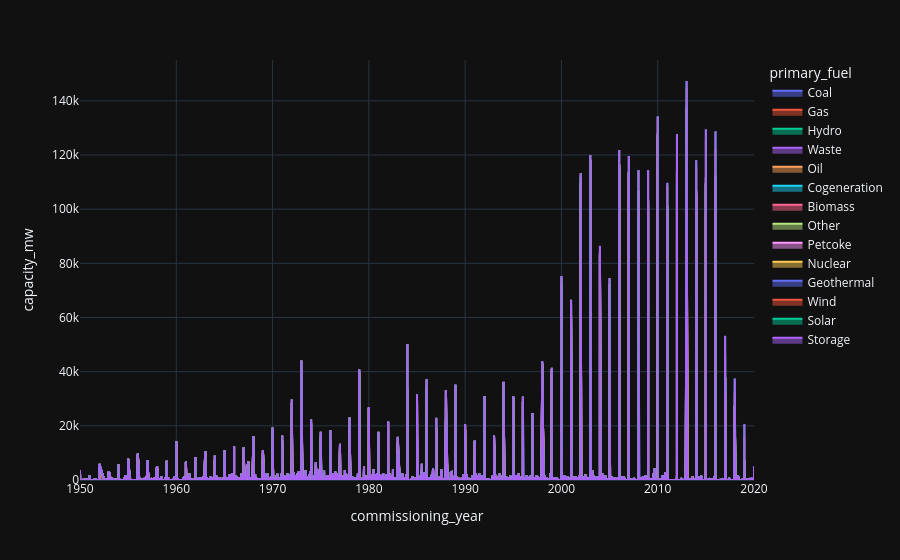

The notebook cell saved with this chart:
### Markdown cell above
## 6. Zaman
❓ Yıllara göre devreye giren kapasite hangi yakıt tiplerinde artmış/azalmış? Yenilenebilire geçiş ne zaman hızlanmış?

❓ `commissioning_year` %50 eksik — bu bulguyu ne kadar zayıflatıyor?

### Code cell
yearly = df.dropna(subset=["commissioning_year"]).groupby(["commissioning_year", "primary_fuel"])["capacity_mw"].sum().reset_index()
px.area(yearly[yearly.commissioning_year >= 1950], x="commissioning_year", y="capacity_mw", color="primary_fuel")

### Figure 1 — Plotly figure (JSON) as saved in the notebook; plotly's stock layout.template omitted (floating-point values rounded to 4 significant figures; data arrays with more than 128 entries replaced by an {"elided": "..."} marker saying what was removed)
{"data": [{"fillpattern": {"shape": ""}, "hovertemplate": "primary_fuel=Coal<br>commissioning_year=%{x}<br>capacity_mw=%{y}<extra></extra>", "legendgroup": "Coal", "line": {"color": "#636efa"}, "marker": {"symbol": "circle"}, "mode": "lines", "name": "Coal", "orientation": "v", "showlegend": true, "stackgroup": "1", "x": {"elided": "256 float values"}, "xaxis": "x", "y": {"elided": "256 float values"}, "yaxis": "y", "type": "scatter"}, {"fillpattern": {"shape": ""}, "hovertemplate": "primary_fuel=Gas<br>commissioning_year=%{x}<br>capacity_mw=%{y}<extra></extra>", "legendgroup": "Gas", "line": {"color": "#EF553B"}, "marker": {"symbol": "circle"}, "mode": "lines", "name": "Gas", "orientation": "v", "showlegend": true, "stackgroup": "1", "x": {"elided": "799 float values"}, "xaxis": "x", "y": {"elided": "799 float values"}, "yaxis": "y", "type": "scatter"}, {"fillpattern": {"shape": ""}, "hovertemplate": "primary_fuel=Hydro<br>commissioning_year=%{x}<br>capacity_mw=%{y}<extra></extra>", "legendgroup": "Hydro", "line": {"color": "#00cc96"}, "marker": {"symbol": "circle"}, "mode": "lines", "name": "Hydro", "orientation": "v", "showlegend": true, "stackgroup": "1", "x": {"elided": "302 float values"}, "xaxis": "x", "y": {"elided": "302 float values"}, "yaxis": "y", "type": "scatter"}, {"fillpattern": {"shape": ""}, "hovertemplate": "primary_fuel=Waste<br>commissioning_year=%{x}<br>capacity_mw=%{y}<extra></extra>", "legendgroup": "Waste", "line": {"color": "#ab63fa"}, "marker": {"symbol": "circle"}, "mode": "lines", "name": "Waste", "orientation": "v", "showlegend": true, "stackgroup": "1", "x": {"elided": "223 float values"}, "xaxis": "x", "y": {"elided": "223 float values"}, "yaxis": "y", "type": "scatter"}, {"fillpattern": {"shape": ""}, "hovertemplate": "primary_fuel=Oil<br>commissioning_year=%{x}<br>capacity_mw=%{y}<extra></extra>", "legendgroup": "Oil", "line": {"color": "#FFA15A"}, "marker": {"symbol": "circle"}, "mode": "lines", "name": "Oil", "orientation": "v", "showlegend": true, "stackgroup": "1", "x": {"elided": "523 float values"}, "xaxis": "x", "y": {"elided": "523 float values"}, "yaxis": "y", "type": "scatter"}, {"fillpattern": {"shape": ""}, "hovertemplate": "primary_fuel=Cogeneration<br>commissioning_year=%{x}<br>capacity_mw=%{y}<extra></extra>", "legendgroup": "Cogeneration", "line": {"color": "#19d3f3"}, "marker": {"symbol": "circle"}, "mode": "lines", "name": "Cogeneration", "orientation": "v", "showlegend": true, "stackgroup": "1", "x": [1951.0, 1951.0, 1968.0, 1976.0, 1976.0, 1978.0, 1983.0, 1985.0, 1985.0, 1986.0, 1987.0, 1989.0, 1990.0, 1992.0, 1993.0, 1993.0, 1994.0, 1996.0, 1996.0, 1998.0, 1998.0, 2005.0, 2006.0, 2008.0, 2009.0, 2009.0, 2009.0, 2010.0, 2011.0, 2013.0, 2015.0, 2016.0, 2019.0], "xaxis": "x", "y": [46.0, 1.6, 11.2, 7.5, 5.0, 4.0, 34.0, 54.0, 6.1, 15.9, 49.3, 81.9, 45.5, 135.5, 4.0, 72.4, 38.8, 26.0, 31.9, 38.2, 94.6, 2.0, 30.0, 14.0, 5.3, 4.5, 30.0, 12.5, 20.8, 36.4, 15.4, 9.5, 58.2], "yaxis": "y", "type": "scatter"}, {"fillpattern": {"shape": ""}, "hovertemplate": "primary_fuel=Biomass<br>commissioning_year=%{x}<br>capacity_mw=%{y}<extra></extra>", "legendgroup": "Biomass", "line": {"color": "#FF6692"}, "marker": {"symbol": "circle"}, "mode": "lines", "name": "Biomass", "orientation": "v", "showlegend": true, "stackgroup": "1", "x": [1954.0, 1955.0, 1959.0, 1959.0, 1959.0, 1962.0, 1962.0, 1963.0, 1964.0, 1966.0, 1966.0, 1966.0, 1966.0, 1966.0, 1967.0, 1968.0, 1968.0, 1968.0, 1969.0, 1970.0, 1970.0, 1971.0, 1973.0, 1973.0, 1973.0, 1974.0, 1974.0, 1975.0, 1975.0, 1975.0, 1975.0, 1976.0, 1976.0, 1976.0, 1977.0, 1978.0, 1978.0, 1979.0, 1980.0, 1981.0, 1981.0, 1982.0, 1983.0, 1984.0, 1984.0, 1984.0, 1984.0, 1984.0, 1985.0, 1985.0, 1985.0, 1986.0, 1986.0, 1986.0, 1987.0, 1987.0, 1988.0, 1988.0, 1989.0, 1989.0, 1990.0, 1990.0, 1990.0, 1991.0, 1991.0, 1992.0, 1993.0, 1994.0, 1995.0, 1995.0, 1995.0, 1995.0, 1996.0, 1996.0, 1997.0, 1997.0, 1998.0, 1999.0, 2000.0, 2001.0, 2002.0, 2002.0, 2003.0, 2004.0, 2005.0, 2005.0, 2005.0, 2006.0, 2006.0, 2006.0, 2007.0, 2007.0, 2007.0, 2008.0, 2008.0, 2008.0, 2009.0, 2009.0, 2010.0, 2010.0, 2010.0, 2010.0, 2011.0, 2011.0, 2012.0, 2012.0, 2012.0, 2013.0, 2013.0, 2014.0, 2014.0, 2014.0, 2014.0, 2015.0, 2015.0, 2015.0, 2016.0, 2016.0, 2017.0, 2018.0, 2019.0, 2020.0], "xaxis": "x", "y": [46.4, 63.2, 75.0, 85.0, 68.3, 25.0, 45.0, 23.4, 101.2, 44.6, 72.2, 40.8, 92.8, 65.0, 98.5, 116.0, 80.0, 66.4, 99.38, 57.7, 36.5, 319.0, 69.5, 3.6, 51.5, 56.68, 89.8, 78.8, 65.0, 70.4, 122.4, 101.0, 182.0, 79.8, 130.8, 48.0, 69.4, 14.0, 76.6, 72.3, 191.3, 92.3, 47.2, 113.8, 120.5, 50.4, 117.1, 96.9, 156.5, 6.6, 7.0, 7.9, 585.0, 128.6, 182.9, 2.5, 109.6, 66.6, 10.68, 6.1, 163.8, 154.0, 3.0, 151.0, 84.2, 259.1, 77.5, 598.4, 38.4, 201.7, 172.0, 72.3, 183.3, 85.1, 69.9, 140.6, 56.0, 142.7, 112.9, 597.3, 2.1, 652.8, 344.2, 392.1, 87.5, 336.7, 103.4, 2.0, 47.4, 740.8, 5.1, 264.5, 37.3, 3.2, 518.6, 3.2, 78.8, 1454.0, 3.0, 2.2, 1810.0, 1.1, 904.3, 1.6, 842.1, 1.0, 6.0, 2.1, 1519.0, 2.0, 1047.0, 42.9, 1.7, 14.1, 289.1, 2.8, 1.4, 440.5, 69.2, 3.0, 2.0, 2.8], "yaxis": "y", "type": "scatter"}, {"fillpattern": {"shape": ""}, "hovertemplate": "primary_fuel=Other<br>commissioning_year=%{x}<br>capacity_mw=%{y}<extra></extra>", "legendgroup": "Other", "line": {"color": "#B6E880"}, "marker": {"symbol": "circle"}, "mode": "lines", "name": "Other", "orientation": "v", "showlegend": true, "stackgroup": "1", "x": [1954.0, 1958.0, 1959.0, 1964.0, 1966.0, 1980.0, 1986.0, 1987.0, 1990.0, 1991.0, 1996.0, 1997.0, 2000.0, 2001.0, 2002.0, 2004.0, 2007.0, 2010.0, 2011.0, 2013.0, 2017.0, 2018.0], "xaxis": "x", "y": [19.7, 8.0, 162.0, 56.0, 20.8, 21.0, 22.1, 22.0, 5.7, 31.3, 45.0, 479.2, 14.0, 845.3, 39.1, 4.5, 147.3, 472.5, 23.5, 101.0, 10.0, 50.4], "yaxis": "y", "type": "scatter"}, {"fillpattern": {"shape": ""}, "hovertemplate": "primary_fuel=Petcoke<br>commissioning_year=%{x}<br>capacity_mw=%{y}<extra></extra>", "legendgroup": "Petcoke", "line": {"color": "#FF97FF"}, "marker": {"symbol": "circle"}, "mode": "lines", "name": "Petcoke", "orientation": "v", "showlegend": true, "stackgroup": "1", "x": [1956.0, 1975.0, 1979.0, 1983.0, 1984.0, 1985.0, 1986.0, 1988.0, 1992.0, 1995.0], "xaxis": "x", "y": [166.5, 47.2, 4.7, 76.8, 27.3, 117.4, 6.0, 140.4, 1707.0, 68.0], "yaxis": "y", "type": "scatter"}, {"fillpattern": {"shape": ""}, "hovertemplate": "primary_fuel=Nuclear<br>commissioning_year=%{x}<br>capacity_mw=%{y}<extra></extra>", "legendgroup": "Nuclear", "line": {"color": "#FECB52"}, "marker": {"symbol": "circle"}, "mode": "lines", "name": "Nuclear", "orientation": "v", "showlegend": true, "stackgroup": "1", "x": [1964.0, 1970.0, 1970.0, 1971.0, 1971.0, 1972.0, 1973.0, 1974.0, 1974.0, 1974.0, 1974.0, 1975.0, 1975.0, 1976.0, 1976.0, 1976.0, 1977.0, 1978.0, 1978.0, 1979.0, 1979.0, 1980.0, 1980.0, 1980.0, 1981.0, 1982.0, 1982.0, 1982.0, 1982.0, 1983.0, 1984.0, 1985.0, 1986.0, 1986.0, 1986.0, 1986.0, 1987.0, 1987.0, 1987.0, 1987.0, 1987.0, 1988.0, 1988.0, 1988.0, 1989.0, 1990.0, 1992.0, 1993.0, 1996.0, 2000.0, 2001.0, 2002.0, 2004.0, 2006.0, 2011.0, 2012.0, 2014.0, 2015.0], "xaxis": "x", "y": [1480.0, 614.0, 2019.0, 1591.0, 1311.0, 1302.0, 5498.0, 1171.0, 1186.0, 2667.0, 2876.0, 1642.0, 3494.0, 3898.0, 1850.0, 2285.0, 925.2, 1848.0, 1845.0, 2382.0, 1035.0, 3936.0, 1960.0, 375.0, 1901.0, 2441.0, 1847.0, 2163.0, 2441.0, 1990.0, 16090.0, 14370.0, 2410.0, 2323.0, 2516.0, 2450.0, 4210.0, 1281.0, 1291.0, 3308.0, 1138.0, 2861.0, 11050.0, 2709.0, 1400.0, 1682.0, 2430.0, 440.0, 1400.0, 2430.0, 4000.0, 2133.0, 880.0, 2540.0, 1000.0, 2000.0, 745.0, 2000.0], "yaxis": "y", "type": "scatter"}, {"fillpattern": {"shape": ""}, "hovertemplate": "primary_fuel=Geothermal<br>commissioning_year=%{x}<br>capacity_mw=%{y}<extra></extra>", "legendgroup": "Geothermal", "line": {"color": "#636efa"}, "marker": {"symbol": "circle"}, "mode": "lines", "name": "Geothermal", "orientation": "v", "showlegend": true, "stackgroup": "1", "x": [1966.0, 1967.0, 1969.0, 1973.0, 1975.0, 1977.0, 1979.0, 1981.0, 1982.0, 1983.0, 1984.0, 1984.0, 1985.0, 1986.0, 1987.0, 1988.0, 1988.0, 1989.0, 1990.0, 1990.0, 1990.0, 1990.0, 1991.0, 1992.0, 1992.0, 1993.0, 1993.0, 1994.0, 1994.0, 1995.0, 1995.0, 1996.0, 1997.0, 1998.0, 1998.0, 1999.0, 1999.0, 2000.0, 2002.0, 2002.0, 2003.0, 2005.0, 2006.0, 2007.0, 2008.0, 2009.0, 2010.0, 2010.0, 2011.0, 2012.0, 2012.0, 2013.0, 2013.0, 2013.0, 2014.0, 2015.0, 2015.0, 2017.0, 2018.0, 2018.0, 2018.0, 2019.0], "xaxis": "x", "y": [23.5, 12.5, 3.0, 9.5, 15.0, 261.1, 1163.0, 364.0, 165.0, 110.0, 200.0, 176.4, 65.0, 167.6, 18.0, 92.2, 94.0, 236.0, 90.0, 61.0, 70.9, 20.6, 50.0, 44.8, 36.4, 21.8, 1.0, 29.6, 60.3, 199.0, 81.5, 164.5, 53.0, 239.0, 51.0, 80.0, 50.9, 230.8, 26.4, 224.0, 20.0, 116.0, 252.0, 38.7, 148.0, 234.5, 69.2, 183.0, 23.5, 122.8, 33.0, 135.3, 21.5, 100.0, 255.5, 58.6, 352.7, 39.0, 19.2, 6.4, 44.3, 100.0], "yaxis": "y", "type": "scatter"}, {"fillpattern": {"shape": ""}, "hovertemplate": "primary_fuel=Wind<br>commissioning_year=%{x}<br>capacity_mw=%{y}<extra></extra>", "legendgroup": "Wind", "line": {"color": "#EF553B"}, "marker": {"symbol": "circle"}, "mode": "lines", "name": "Wind", "orientation": "v", "showlegend": true, "stackgroup": "1", "x": {"elided": "137 float values"}, "xaxis": "x", "y": {"elided": "137 float values"}, "yaxis": "y", "type": "scatter"}, {"fillpattern": {"shape": ""}, "hovertemplate": "primary_fuel=Solar<br>commissioning_year=%{x}<br>capacity_mw=%{y}<extra></extra>", "legendgroup": "Solar", "line": {"color": "#00cc96"}, "marker": {"symbol": "circle"}, "mode": "lines", "name": "Solar", "orientation": "v", "showlegend": true, "stackgroup": "1", "x": [1987.0, 1989.0, 1990.0, 2002.0, 2005.0, 2006.0, 2007.0, 2007.0, 2007.0, 2008.0, 2008.0, 2009.0, 2009.0, 2009.0, 2009.0, 2009.0, 2010.0, 2010.0, 2010.0, 2010.0, 2010.0, 2010.0, 2010.0, 2010.0, 2011.0, 2011.0, 2011.0, 2011.0, 2011.0, 2011.0, 2011.0, 2012.0, 2012.0, 2012.0, 2012.0, 2012.0, 2012.0, 2012.0, 2012.0, 2012.0, 2012.0, 2012.0, 2012.0, 2012.0, 2013.0, 2013.0, 2013.0, 2013.0, 2013.0, 2013.0, 2013.0, 2013.0, 2013.0, 2014.0, 2014.0, 2014.0, 2014.0, 2014.0, 2014.0, 2014.0, 2014.0, 2014.0, 2014.0, 2014.0, 2014.0, 2014.0, 2015.0, 2015.0, 2015.0, 2015.0, 2015.0, 2015.0, 2016.0, 2016.0, 2016.0, 2016.0, 2016.0, 2016.0, 2016.0, 2016.0, 2016.0, 2017.0, 2017.0, 2017.0, 2017.0, 2017.0, 2017.0, 2017.0, 2017.0, 2017.0, 2017.0, 2018.0, 2018.0, 2018.0, 2018.0, 2018.0, 2018.0, 2018.0, 2019.0, 2019.0, 2019.0, 2019.0, 2020.0, 2020.0, 2020.0], "xaxis": "x", "y": [102.6, 70.0, 184.0, 3.0, 1.2, 12.02, 75.7, 15.0, 14.0, 72.7, 1.3, 1.4, 7.2, 308.5, 1.2, 4.1, 2.0, 7.1, 448.7, 5.5, 48.0, 2.4, 2.2, 19.0, 2.7, 2.8, 14.1, 1038.0, 42.9, 22.0, 3.3, 1.0, 7.0, 3.1, 4.7, 9.0, 3.9, 46.9, 1962.0, 72.9, 4.6, 6.8, 4.0, 1.0, 249.8, 2463.0, 347.7, 154.0, 2.0, 313.7, 1.1, 174.8, 199.9, 250.0, 35.0, 585.9, 2.3, 249.7, 3.9, 2.7, 83.1, 2880.0, 359.5, 41.7, 255.0, 318.0, 279.0, 88.8, 3633.0, 48.2, 1.0, 17.7, 270.6, 3.2, 260.1, 1.0, 275.7, 6443.0, 521.9, 299.5, 3.2, 1.5, 1.5, 87.7, 6478.0, 163.3, 78.5, 84.5, 5.9, 3.0, 4.4, 7.6, 5105.0, 55.3, 189.9, 21.3, 3.0, 2.5, 17.0, 328.2, 4483.0, 27.6, 100.0, 1756.0, 199.4], "yaxis": "y", "type": "scatter"}, {"fillpattern": {"shape": ""}, "hovertemplate": "primary_fuel=Storage<br>commissioning_year=%{x}<br>capacity_mw=%{y}<extra></extra>", "legendgroup": "Storage", "line": {"color": "#ab63fa"}, "marker": {"symbol": "circle"}, "mode": "lines", "name": "Storage", "orientation": "v", "showlegend": true, "stackgroup": "1", "x": [2004.0, 2009.0, 2010.0, 2011.0, 2012.0, 2013.0, 2014.0, 2014.0, 2014.0, 2015.0, 2015.0, 2015.0, 2016.0, 2016.0, 2016.0, 2017.0, 2017.0, 2018.0, 2019.0, 2019.0, 2019.0, 2020.0], "xaxis": "x", "y": [40.0, 6.0, 4.0, 21.3, 9.0, 32.1, 1.5, 5.0, 1.5, 33.0, 4.9, 84.1, 2.0, 93.2, 1.9, 146.0, 5.5, 83.9, 1.2, 182.4, 45.1, 12.0], "yaxis": "y", "type": "scatter"}], "layout": {"xaxis": {"anchor": "y", "domain": [0.0, 1.0], "title": {"text": "commissioning_year"}}, "yaxis": {"anchor": "x", "domain": [0.0, 1.0], "title": {"text": "capacity_mw"}}, "legend": {"title": {"text": "primary_fuel"}, "tracegroupgap": 0}, "margin": {"t": 60}}}
